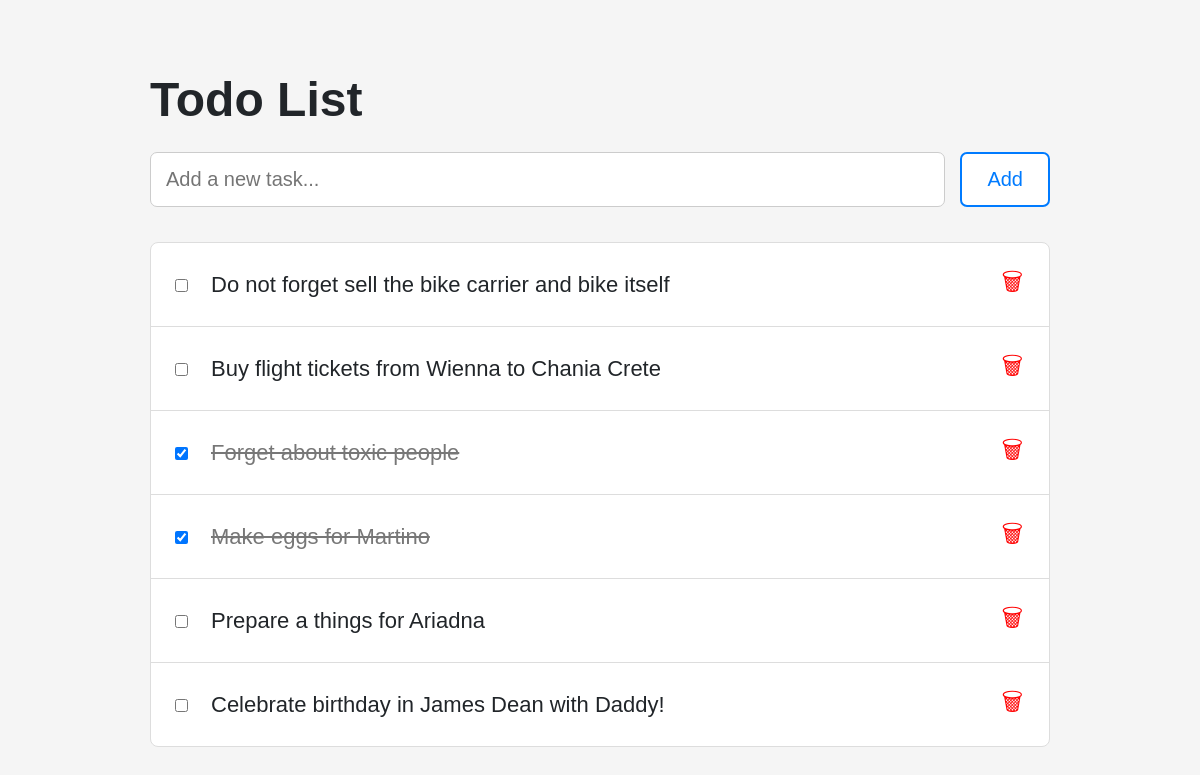
Before: / with the older database file.
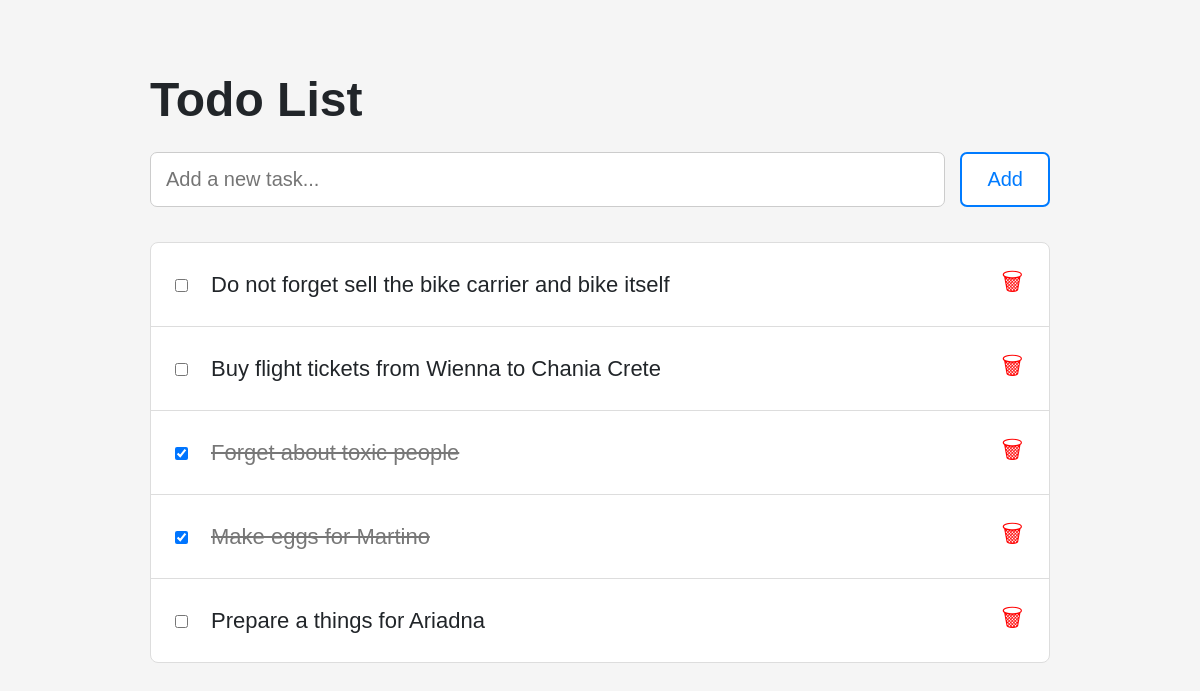
After: the same page with the newer database file.
### tables this page shows
CREATE TABLE todos (
            id INTEGER PRIMARY KEY AUTOINCREMENT,
            task TEXT NOT NULL,
            done INTEGER DEFAULT 0
        );

### app.py (the view)
@app.route("/")
def index():
    conn = get_db()
    todos = conn.execute("SELECT * FROM todos").fetchall()
    conn.close()
    return render_template("index.html", todos=todos)

### app.py (called while the page is built)
def get_db():
    conn = sqlite3.connect(DATABASE)
    conn.row_factory = sqlite3.Row
    return conn

### templates/index.html (shortened to what this page needs)
<!DOCTYPE html>
<html lang="cs">
<head>
    <link rel="stylesheet"
          href="{{ url_for('static', filename='style.css') }}">
</head>
<body>
    <div class="container">
        <h1>Todo List</h1>
        <form action="/add" method="POST" class="add-form">
            <input
                type="text"
                name="task"
                placeholder="Add a new task..."
                required
            >
            <button type="submit">Add</button>
        </form>
        <div class="todo-list">
            {% for todo in todos %}
            <div class="todo-item">
                <form action="/toggle/{{ todo.id }}" method="POST">
                    <input
                        type="checkbox"
                        onchange="this.form.submit()"
                        {% if todo.done %}checked{% endif %}
                    >
                </form>
                <span class="{% if todo.done %}completed{% endif %}">
                    {{ todo.task }}
                </span>
                <form action="/delete/{{ todo.id }}" method="POST">
                    <button class="delete-btn" type="submit">
                        🗑
                    </button>
                </form>
            </div>
            {% endfor %}
        </div>
    </div>
</body>
</html>

### static/style.css (style rules this page uses)
body { font-family: Arial, sans-serif; background: #f5f5f5; margin: 0; padding: 40px; color: #212529; }
.container { max-width: 900px; margin: auto; }
h1 { font-size: 48px; margin-bottom: 25px; }
.add-form { display: flex; gap: 15px; margin-bottom: 35px; }
.add-form input { flex: 1; padding: 15px; font-size: 20px; border: 1px solid #ccc; border-radius: 7px; }
.add-form button { padding: 12px 25px; font-size: 20px; background: white; color: #007bff; border: 2px solid #007bff; border-radius: 7px; cursor: pointer; }
.todo-list { background: white; border: 1px solid #ddd; border-radius: 8px; }
.todo-item { display: flex; align-items: center; gap: 20px; padding: 20px; border-bottom: 1px solid #ddd; font-size: 22px; }
.todo-item:last-child { border-bottom: none; }
.todo-item span { flex: 1; }
.completed { text-decoration: line-through; color: #777; }
.delete-btn { background: none; border: none; color: red; font-size: 24px; cursor: pointer; }

Changed rows visible on the page:
removed todos: task "Celebrate birthday in James Dean with Daddy!"
